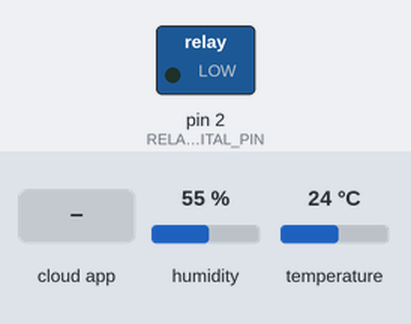
Simulated run of this sketch. Board: Arduino Uno, built for the host (arithmetic inside an expression is 32-bit, double 64-bit). On the bench: switched loads named in the sketch (green lamp = pin HIGH). The inputs (shaded band) are chosen by the test bench; at power-on: humidity 55 %, temperature 24 °C. What the sketch prints to the serial monitor is not drawn.

Above: at 2.7 s.
2.8 s: the phone or cloud app sets 3 to 0
At 3.7 s:
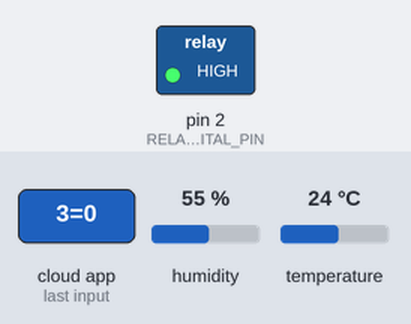
4.3 s: the phone or cloud app sets 3 to 1
At 4.6 s:
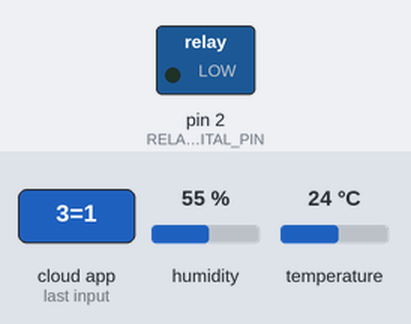
Timing chart, 0 to 7.3 s (numbered marks = the images above; inputs shaded):
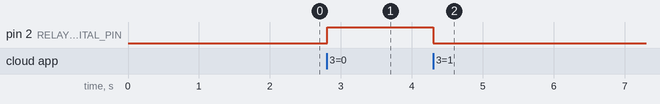

Measured:
- after the input at 2.8 s, pin 2 (RELAY_DIGITAL_PIN): LOW → HIGH at once
- after the input at 4.3 s, pin 2 (RELAY_DIGITAL_PIN): HIGH → LOW at once

The sketch:

Cayenne_Uno_W5100_DHT22_button.ino
```cpp
/*
Cayenne Ethernet example modified by Nicu FLORICA (niq_ro), 11.12.2017, Craiova-Romania
*/

//#define CAYENNE_DEBUG         // Uncomment to show debug messages
#define CAYENNE_PRINT Serial  // Comment this out to disable prints and save space
#include <CayenneEthernet.h>

// Cayenne authentication token. This should be obtained from the Cayenne Dashboard.
char token[] = "blabla";

#include <DHT.h>
#define DHTPIN 14 // what pin we're connected to 14 (A0)
// note GPIO5 is D1 at NodeMCU - http://www.14core.com/wp-content/uploads/2015/06/Node-MCU-Pin-Out-Diagram1.png
//#define DHTTYPE DHT11   // DHT 11
#define DHTTYPE DHT22   // DHT 22
DHT dht(DHTPIN, DHTTYPE,11);
float t, h;
unsigned long lastMillis = 0;

#define VIRTUAL_PIN 3
#define RELAY_DIGITAL_PIN 2

void setup()
{
  Serial.begin(9600);
  Serial.println();
  Serial.println("Arduino Uno & W5100 - Cayenne IoT");
  dht.begin();
 // set digital pin to output
  pinMode(RELAY_DIGITAL_PIN, OUTPUT);

  Cayenne.begin(token);
  h = dht.readHumidity();
  t = dht.readTemperature();
  Serial.print("Temperature: ");
  Serial.print(t);
  Serial.print(" degrees Celcius Humidity: ");
  Serial.println(h);
}

void loop()
{
  Cayenne.run();
    if (millis() - lastMillis > 10000) {
  h = dht.readHumidity();
  t = dht.readTemperature();
  Serial.print("Temperature: ");
  Serial.print(t);
  Serial.print(" degrees Celsius Humidity: ");
  Serial.println(h);
  if (isnan(h) || isnan(t)) {
    Serial.println("Failed to read from DHT sensor!");
    return;
  }
  Cayenne.celsiusWrite(1, t);
  Cayenne.virtualWrite(2, h);
  lastMillis = millis();
    }

}


CAYENNE_IN(VIRTUAL_PIN)
{
  // get value sent from dashboard
  int currentValue = getValue.asInt(); // 0 to 1

  // assuming you wire your relay as normally open
  if (currentValue == 0) {
    digitalWrite(RELAY_DIGITAL_PIN, HIGH);
  } else {
    digitalWrite(RELAY_DIGITAL_PIN, LOW);
  }
}
```
